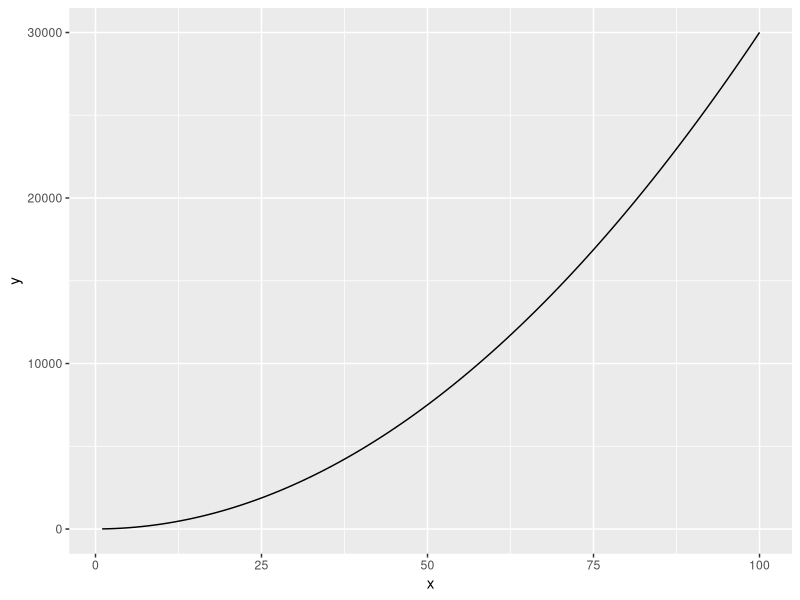
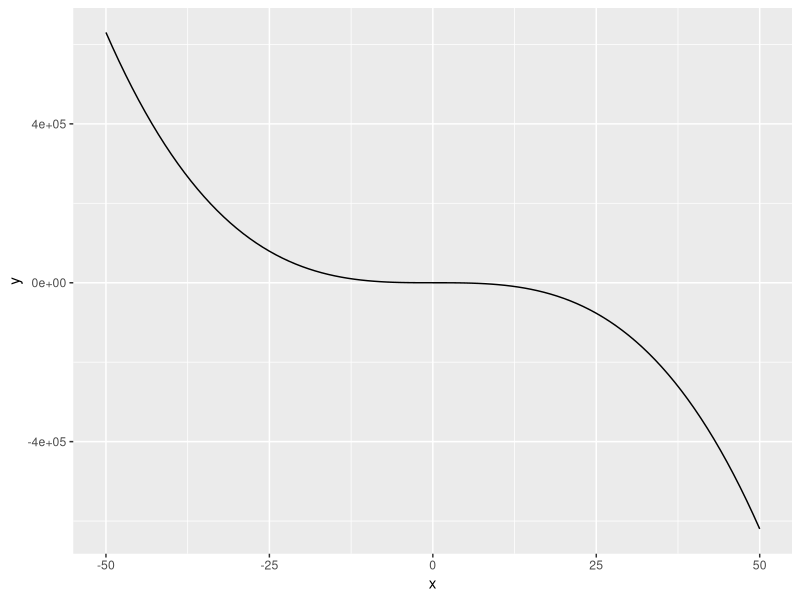
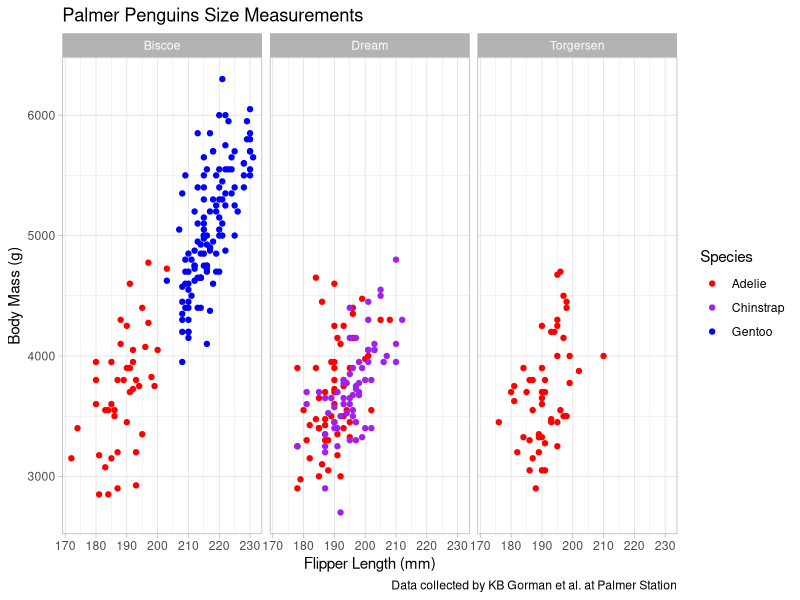

The R script that drew these images, in order:
## ---- chunk 1
knitr::opts_chunk$set(echo = TRUE)

library(tidyverse)
library(palmerpenguins)
## ---- chunk 2
eq <- function(x) {
  
  3 * x ^ 2 + 4
  
}

# Use stat_function()
# ggplot is particular and expects a data frame and not vectors
# We are specifying end points in a data frame using c()

ggplot(data = data.frame(x = c(1, 100)), aes(x = x)) +
  stat_function(fun = eq)


## ---- chunk 3

eq <- function(x) {
  
  2.4 - 5 * (x ^ 3) + 2.1 * (x ^ 2)
  
}

ggplot(data = data.frame(x = c(-50, 50)), aes(x = x)) + 
         stat_function(fun = eq)



## ---- chunk 4

# ggplot needs three pieces of information to make a basic graph: Where is the data coming from? What variables are you using aka what is your x and y? What kind of graph (i.e. geom_point)?
# use cmd + shift + C to comment out or comment in lines of code
# anytime you want to update ggplot with a variable use aes()
# anytime you want to update ggplot with NOT a variable include it outside aes()
# ggplot cheat sheet, cookbook and more online for graph customization
# you can use color codes to specify colors as well. There are entire color palettes online!
# colors are assigned in the order that R recognizes the groups and groups tend to be organized alphabetically
# look up what facet wrap does...

ggplot(data = penguins, aes(x = flipper_length_mm, y = body_mass_g)) +
  geom_point(aes(color = species)) + 
  scale_color_manual(values = c("red", "purple", "blue")) + 
  labs(x = "Flipper Length (mm)", 
       y = "Body Mass (g)", 
       title = "Palmer Penguins Size Measurements", 
       caption = "Data collected by KB Gorman et al. at Palmer Station",
       color = "Species") +
  facet_wrap(~island) +
  theme_light()

## ---- chunk 5
gt <- expression(2.2 + 3.1 * t - 5.6 * t ^ 4)

dg_dt <- D(expr = gt, "t")

dg_dt

## ---- chunk 6

d2g_gt2 <- D(expr = dg_dt, "t")

d2g_gt2

## ---- chunk 7

f_xyz <- expression(2 * x * y - 3 * (x ^ 2) * (z ^ 3))

df_dx <- D(expr = f_xyz, "x")

df_dy <- D(expr = f_xyz, "y")

df_dz <- D(expr = f_xyz, "z")

